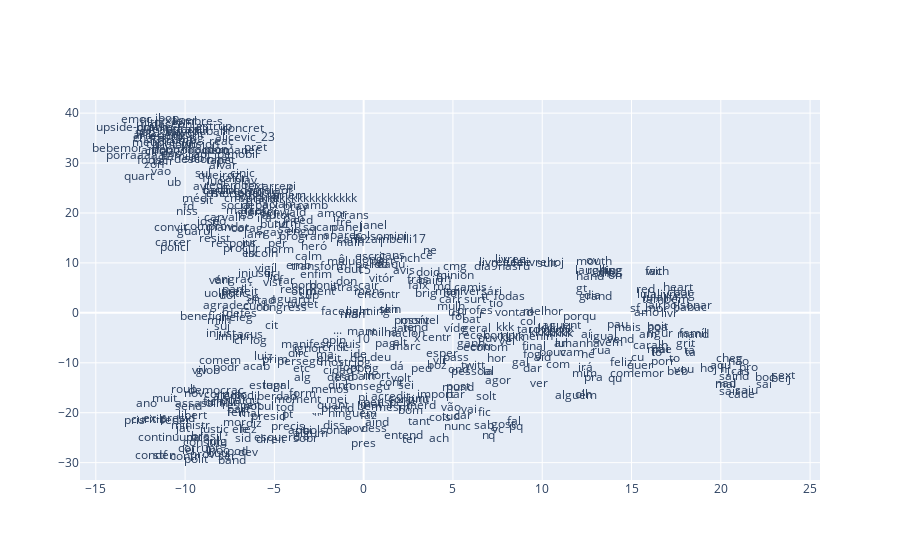

Here is the notebook cell this chart was saved with:
### Code cell
def reduce_dimensions(model):
    num_dimensions = 2  # final num dimensions (2D, 3D, etc)

    vectors = [] # positions in vector space
    labels = [] # keep track of words to label our data again later
    for i, word in enumerate(model.wv.vocab):
        if i == 500:
            break
        vectors.append(model.wv[word])
        labels.append(word)

    # convert both lists into numpy vectors for reduction
    vectors = np.asarray(vectors)
    labels = np.asarray(labels)

    # reduce using t-SNE
    vectors = np.asarray(vectors)
    tsne = TSNE(n_components=num_dimensions, random_state=0)
    vectors = tsne.fit_transform(vectors)

    x_vals = [v[0] for v in vectors]
    y_vals = [v[1] for v in vectors]
    return x_vals, y_vals, labels


x_vals, y_vals, labels = reduce_dimensions(model)

def plot_with_plotly(x_vals, y_vals, labels, plot_in_notebook=True):
    trace = go.Scatter(x=x_vals, y=y_vals, mode='text', text=labels)
    data = [trace]

    if plot_in_notebook:
        init_notebook_mode(connected=True)
        iplot(data, filename='word-embedding-plot')
    else:
        plot(data, filename='word-embedding-plot.html')


def plot_with_matplotlib(x_vals, y_vals, labels):    

    random.seed(0)

    plt.figure(figsize=(12, 12))
    plt.scatter(x_vals, y_vals)

    #
    # Label randomly subsampled 25 data points
    #
    indices = list(range(len(labels)))
    selected_indices = random.sample(indices, 25)
    for i in selected_indices:
        plt.annotate(labels[i], (x_vals[i], y_vals[i]))

try:
    get_ipython()
except Exception:
    plot_function = plot_with_matplotlib
else:
    plot_function = plot_with_plotly

plot_function(x_vals, y_vals, labels)

### Figure 1 — Plotly figure (JSON) as saved in the notebook; plotly's stock layout.template omitted (floating-point values rounded to 4 significant figures; data arrays with more than 128 entries replaced by an {"elided": "..."} marker saying what was removed)
{"data": [{"mode": "text", "text": {"elided": "500 str values"}, "type": "scatter", "x": {"elided": "500 float values"}, "y": {"elided": "500 float values"}}], "layout": {}}
